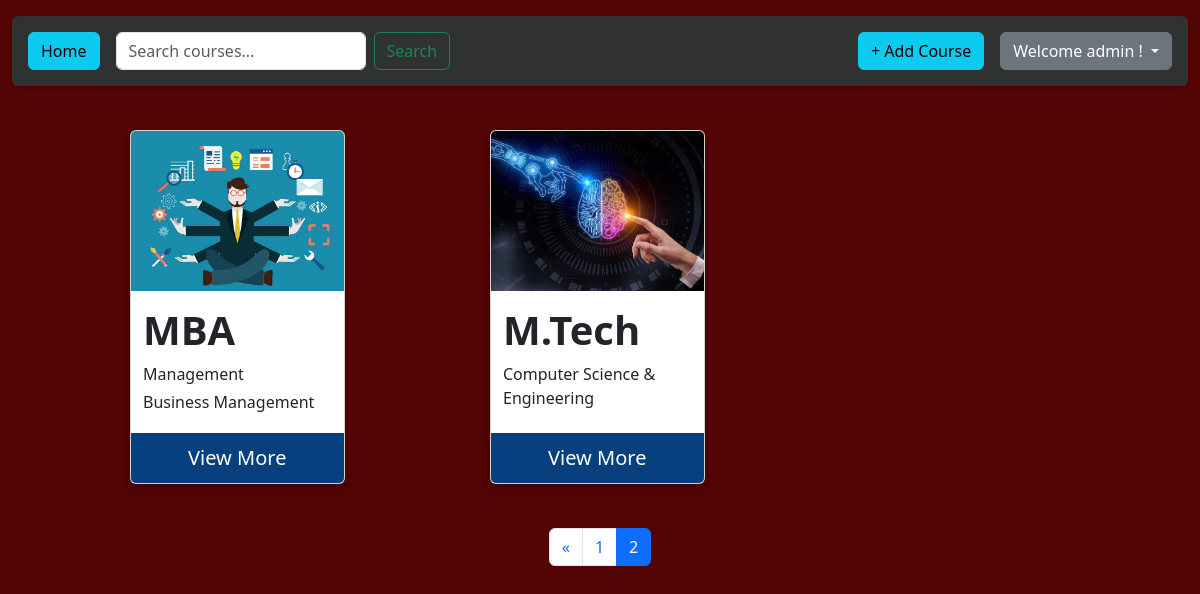
The app's page /courses/?page=2 (signed in), older data.
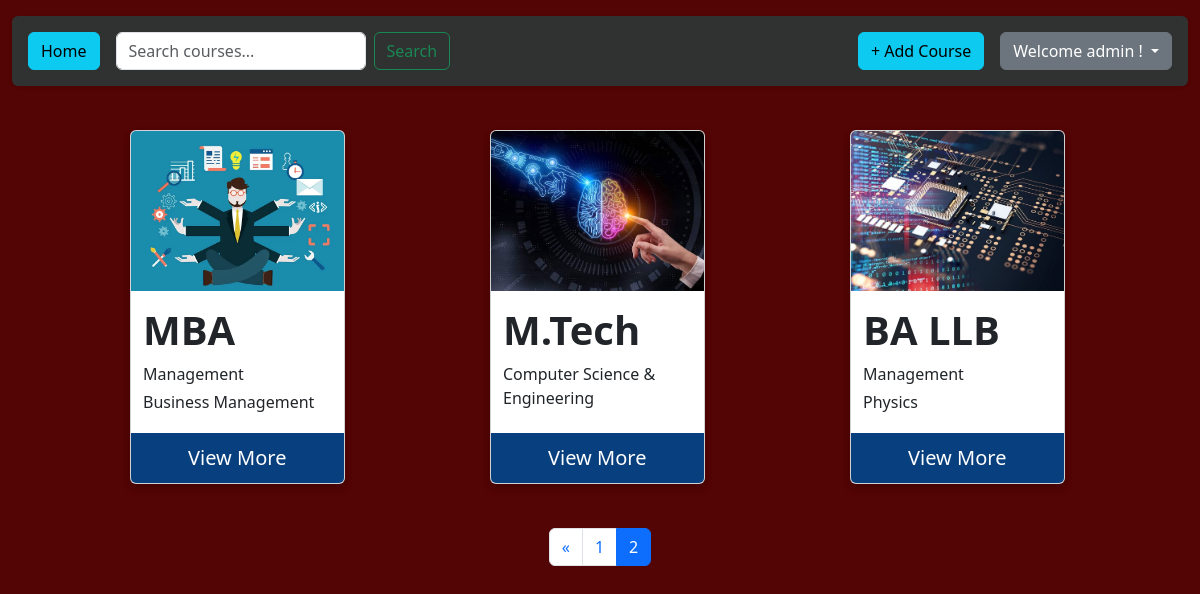
The same page, newer data.
### cards/models.py (models this page shows, shortened)
class Course(models.Model):
    statuschoices=[
         ("active","ACTIVE"),
         ("inactive","INACTIVE")
    ]
    course_name=models.CharField(max_length=50,unique=True)
    subjects=models.ManyToManyField(Subject,related_name="courses")
    image=models.ImageField(upload_to="course/")
    status=models.CharField(
         choices=statuschoices,
         default="active"
    )
    created_at=models.DateTimeField(auto_now_add=True)
    updated_at=models.DateTimeField(auto_now=True)
    description=models.TextField()

class Subject(models.Model):
    subject=models.CharField(max_length=50)
    def __str__(self):
        return f"{self.subject}"

### cards/views.py (the view)
# urls.py: path('courses/',views.courseview,name="courseview"),
@login_required(login_url='/login/')
def courseview(request):
    search_query=request.GET.get('q','')
    if request.user.is_superuser:
        courses=Course.objects.prefetch_related("subjects").all()
    else:
        courses=Course.objects.prefetch_related("subjects").exclude(status="inactive")
    if search_query:
        courses=courses.filter(course_name__startswith=search_query)
    paginator=Paginator(courses,3)
    page_number = request.GET.get("page")
    page_obj = paginator.get_page(page_number)
    if request.method =="POST":
        print(request.POST)
        if 'changepassword' in request.POST:
            form=CourseForm()
            passform=ChangePassword(user=request.user,data=request.POST)
            if passform.is_valid():
                passform.save()
                return JsonResponse({"status":"success"})
            else:
                return JsonResponse({"status":"error","errors":passform.errors},status=400)
        else:
            passform=ChangePassword(user=request.user)
            form=CourseForm(request.POST,request.FILES)
            if form.is_valid():
                form.save()
                return JsonResponse({"status": "success"})
            else:
                return JsonResponse({"status": "error", "errors": form.errors}, status=400)
    else:
        form=CourseForm()
        passform=ChangePassword(user=request.user)
    context={
        "courses":page_obj,
        "form":form,
        "query":search_query,
        "passform":passform
    }
    return render(request,"course.html",context)

### cards/forms.py (shortened to what this page needs)
class CourseForm(forms.ModelForm):
    class Meta:
        model=Course
        fields=["course_name","subjects","image","status","description"]
        error_messages={
            "subjects":{
                "required":"Select atleast 1 subject"
            }
        }
        widgets={
            "course_name":forms.TextInput(attrs={
                "class":"form-control",
                "placeholder":"Enter Course Name"
            }),
            "subjects":forms.CheckboxSelectMultiple(attrs={
                            "class":"form-check-label"
                        }),
            "image":forms.FileInput(attrs={
                            "class":"form-control",
                            'accept': 'image/*'
                        }),
            "status":forms.RadioSelect(attrs={
                            "class":"form-check-label"
                        }),
            "description":forms.Textarea(attrs={
                            "class":"form-control",
                            "placeholder":"Add Description*",
                            "required":True
                        }),
        }

### cards/templates/course.html (shortened to what this page needs)
{% load static %}
<!DOCTYPE html>
<html lang="en">
<head>
    <link rel="stylesheet" href="{% static 'css/style.css' %}">
    <link href="https://cdn.jsdelivr.net/npm/bootstrap@5.3.3/dist/css/bootstrap.min.css" rel="stylesheet">
</head>
<body style="background-color: rgb(83 4 4);">
<div class="container-fluid mt-3">
    <nav class="navbar navbar-expand-lg rounded p-3 mb-4 shadow-sm" style="background-color: #303131;">
        <div class="container-fluid d-flex flex-wrap justify-content-between align-items-center p-0">
            <div class="d-flex align-items-center gap-3">
                <a href="{% url 'courseview'%}">
                    <button type="button" class="btn btn-info explicit">Home</button>
                </a>
                <form method="GET" class="d-flex m-0">
                    <input class="form-control me-2" type="search" name="q" value="{{ query }}" placeholder="Search courses..." style="width: 250px;">
                    <button class="btn btn-outline-success" type="submit">Search</button>
                </form>
            </div>
            <div class="d-flex align-items-center gap-3 mt-3 mt-lg-0">
                {% if user.is_staff or user.is_superuser %}
                <button type="button" class="btn btn-info explicit" data-bs-toggle="modal" data-bs-target="#myModal">
                    + Add Course
                </button>
                {% endif %}
                <div class="dropdown">
                    <button class="btn btn-secondary dropdown-toggle" type="button" data-bs-toggle="dropdown" aria-expanded="false">
                        Welcome {{request.user}} !
                    </button>
                </div>
            </div>
        </div>
    </nav>
</div>
<div class="courses-grid">
    {% for course in courses %}
    <div class="card">
        <img src="{{course.image.url}}" alt="courses-image" style="width:100%">
        <div class="container">
            <h1><b>{{course.course_name}}</b></h1>
            {% for subject in course.subjects.all %}
                <p class="subjects">{{subject.subject}}</p>
            {% endfor %}
        </div>
        <a href="{% url 'coursedetail' course.pk %}" class="btn-wrapper" style="margin-top: auto">
            <button id="explicit">View More</button>
        </a>
    </div>
    {% endfor %}
</div>
<div class="d-flex justify-content-center mt-4 mb-5">
    <nav aria-label="Page navigation">
        <ul class="pagination">
            {% if courses.has_previous %}
            <li class="page-item">
                <a class="page-link" href="?page={{courses.previous_page_number}}" aria-label="Previous">
                    <span aria-hidden="true">&laquo;</span>
                </a>
            </li>
            <li class="page-item"><a class="page-link" href="?page={{courses.previous_page_number}}">{{courses.previous_page_number}}</a></li>
            {% endif %}
            <li class="page-item active"><a class="page-link" href="?page={{courses.number}}">{{courses.number}}</a></li>
        </ul>
    </nav>
</div>
</body>
</html>

Row changes from the older to the newer data that the page shows:
added Course: image (picture), course_name "BA LLB", Subject (subject "Management")
now on this page (row unchanged): Subject: subject "Physics", shown under "BA LLB"
